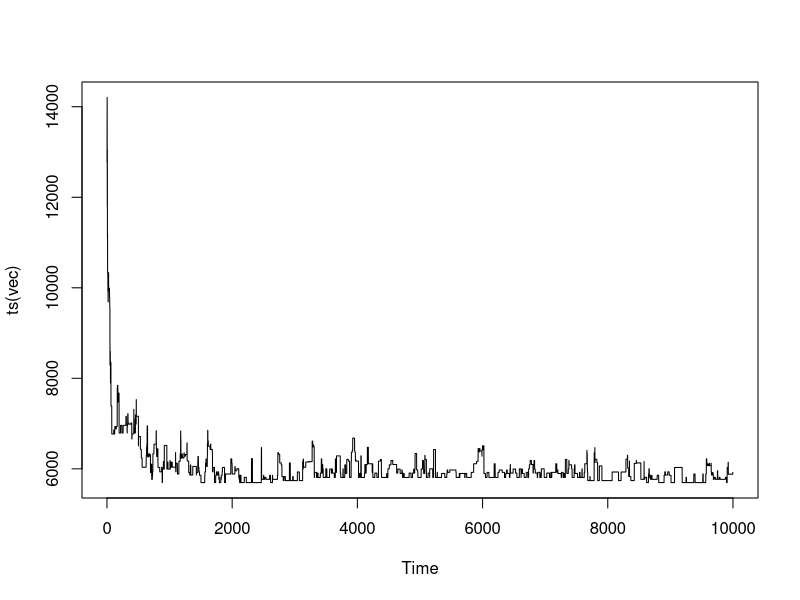

Write the R code that produced this figure.
############################################################################################
# Project: Path Optimization using Simulated Annealing
# Will Daewook Kwon - will.dw.kwon@gmail.com
#
# Description:
# 10 Cities and their distance to each other are given. Using the Metropolis-Hastings
# algorith, we will generate more often those path with shorter distance. As the number
# of iteration grows, the generated path will converge to the shortest path possible.  
############################################################################################
rm(list=ls())


## The Distance Matrix
A<-c(0,587,1212,701,1936,604,748,2139,2182,543)
B<-c(0,0,920,940,1745,1188,713,1858,1737,597)
C<-c(0,0,0,879,831,1726,1631,949,1021,1494)
D<-c(0,0,0,0,1374,968,1420,1645,1891,1220)
E<-c(0,0,0,0,0,2339,2451,347,959,2300)
F<-c(0,0,0,0,0,0,1092,2594,2734,923)
G<-c(0,0,0,0,0,0,0,2571,2408,205)
H<-c(0,0,0,0,0,0,0,0,678,2442)
I<-c(0,0,0,0,0,0,0,0,0,2329)
J<-c(0,0,0,0,0,0,0,0,0,0)

distance<-cbind(A,B,C,D,E,F,G,H,I,J)
rownames(distance)=c("A","B","C","D","E","F","G","H","I","J")
distance=distance+t(distance)

## Distance Calculator: V(x)
DistCal<-function(vector){
vec<-c()
	for(i in 1:9){
		location<-vector[c(i,i+1)]
		vec[i]<-distance[location[1],location[2]]
	}
score=sum(vec)
return(score)
}

## y Generator: proposal function
## The number of neighbours are the same with 45=choose(10,2))
## Pick two arbitary indices and switch
Proposal<-function(vector){
co1<-sample(1:10,2)
co2=rev(co1)
vector[co1]<-vector[co2];y=vector
return(y)
}

## Set x0 (By letting A=1,B=2....K=10)
x0=c(1,2,3,4,5,6,7,8,9,10)

## Simulate the Markov Chain
Simulator<-function(N,x0){
	collect<-list(x0)
	x=x0
	
	for(i in 1:N){
	lambda<-1*log(1+i)
	y=Proposal(x)
	accept=min(1, exp(lambda*(-DistCal(y)/1000))/exp(lambda*(-DistCal(x)/1000)))
		if(runif(1)<=accept)
		{x=y} else {x=x}
	collect[[i]]<-x
	}
	
	return(collect)
}

## Simulation
sim<-Simulator(10000,x0)

## Calculate distances of each vector in MC and ovserve distance reduction
vec<-c()
for(i in 1:10000){
z<-sim[[i]]
vec[i]<-DistCal(z)     
}

plot(ts(vec))

## The Limiting Distribution and the Maximum Value (Shortest Path)
optimal<-sim[length(sim)];optimal
DistCal(optimal[[1]])
